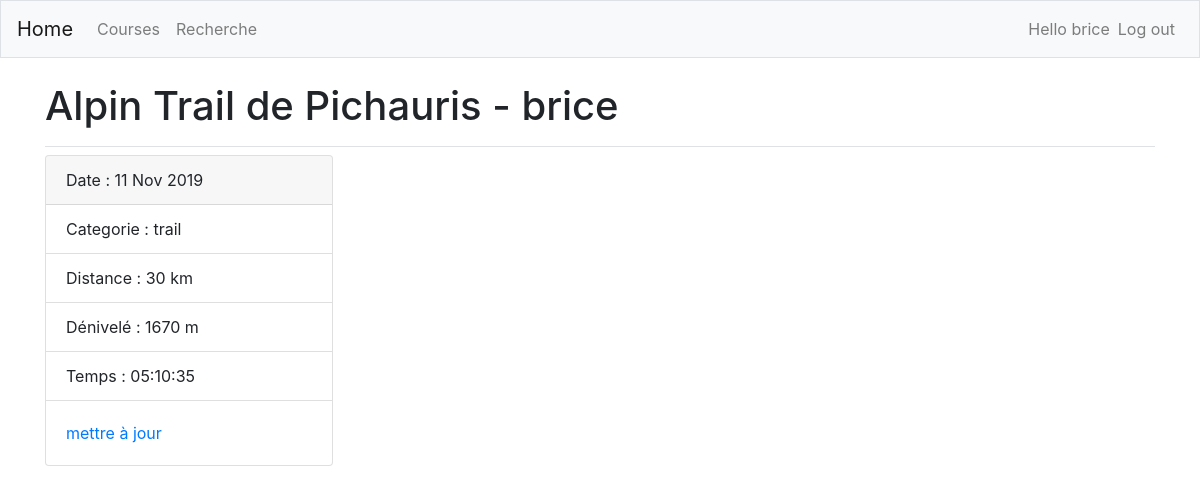
The page /races/47/ (signed in) on the database its author committed.
### races/models.py (models this page shows, shortened)
class Race(models.Model):
    name = models.CharField(max_length = 100)
    date = models.DateField(default=date.today())
    category = models.ForeignKey(Category, on_delete = models.SET_NULL, null = True)
    runner = models.ForeignKey(Runner, on_delete = models.CASCADE)
    distance = models.PositiveSmallIntegerField(null = True)
    deniv = models.PositiveSmallIntegerField(null = True)
    time = models.CharField(max_length = 8, null = True)

class Runner(models.Model):
    firstname = models.CharField(max_length = 50)
    lastname = models.CharField(max_length = 50)
    dateofbirth = models.DateField()
    def __str__(self):
        return self.firstname

class Category(models.Model):
    text = models.CharField(max_length = 50, null = True)
    def __str__(self):
        return self.text

### races/views.py (the view)
# urls.py: path('<int:race_id>/', views.detail, name='detail'),
@login_required
def detail(request, race_id):
    race = get_object_or_404(Race, pk = race_id)
    return render(request, 'races/detail.html', {'race': race})

### races/templates/races/detail.html
{% extends "races/base.html" %}
{% block page_header %}
  <h1>{{ race.name }} - {{ race.runner }}</h1>
{% endblock page_header %}
{% block content %}
<div class="card" style="width: 18rem;">
    <div class="card-header">
        Date : {{ race.date|date:'d M Y' }}
    </div>
    <ul class="list-group list-group-flush">
      <li class="list-group-item">Categorie : {{ race.category }}</li>
        <li class="list-group-item">Distance : {{ race.distance }} km</li>
        <li class="list-group-item">Dénivelé : {{ race.deniv }} m</li>
        <li class="list-group-item">Temps : {{ race.time }}</li>
    </ul>
    <div class="card-body">
      <a href="#" class="card-link">mettre à jour</a>
    </div>
  </div>
{% endblock content %}

### races/templates/races/base.html (shortened to what this page needs)
{% load bootstrap4 %}
<!doctype html>
<html lang="en">
<head>
  {% bootstrap_css %}
</head>
<body>
    <nav class="navbar navbar-expand-md navbar-light bg-light mb-4 border">
    <a class="navbar-brand" href="{% url 'races:index'%}">Home</a>
    <div class="collapse navbar-collapse" id="navbarCollapse">
      <ul class="navbar-nav mr-auto">
        <li class="nav-item">
          <a class="nav-link" href="{% url 'races:race_list'%}">Courses</a>
        </li>
        <li class="nav-item">
          <a class="nav-link" href="{% url 'races:search_results' %}">Recherche</a>
        </li>
      </ul>
      <ul class="navbar-nav ml-auto">
        {% if user.is_authenticated %}
            <li class="nav-item">
                <span class="navbar-text">Hello {{ user.username }} </span>
            </li>
            <li class="nav-item">
                <a class="nav-link" href="{% url 'users:logout' %}">Log out</a>
            </li>
        {% else %}
            <li class="nav-item">
                <a class="nav-link" href="{% url 'users:login' %}">Log in</a>
            </li>
        {% endif %}
      </ul>
    </div>
  </nav>
  <main role="main" class="container">
    <div class="pb-2 mb-2 border-bottom">
      {% block page_header %}{% endblock page_header %}
    </div>
    <div>
      {% block content %}{% endblock content %}
    </div>
  </main>
</body>
</html>

### rows shown on the page
Race: name "Alpin Trail de Pichauris", runner "brice", date "11 Nov 2019", category "trail", distance "30", deniv "1670", time "05:10:35"

### other values the page prints
{{ user.username }} "brice"
